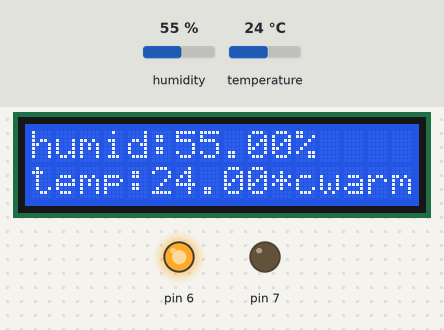
Bench run of a sketch on a simulated Arduino Uno, built with avr-gcc and run on an emulated ATmega328P. Shown: 16×2 character LCD, output pins drawn as LEDs (lit = HIGH). The inputs (shaded band) are chosen by the test bench; at power-on: temperature 24 °C, humidity 55 %. What the sketch prints to the serial monitor is not drawn.

Above: at 1.2 s.
1.3 s: temperature set to 26 °C
At 3.2 s:
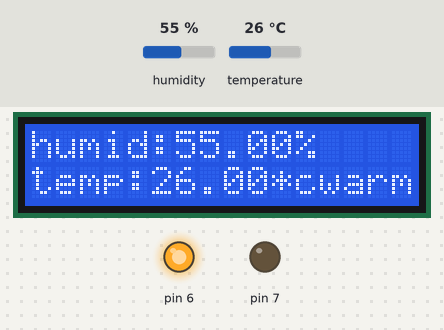
7.3 s: temperature set to 29 °C
At 8.8 s:
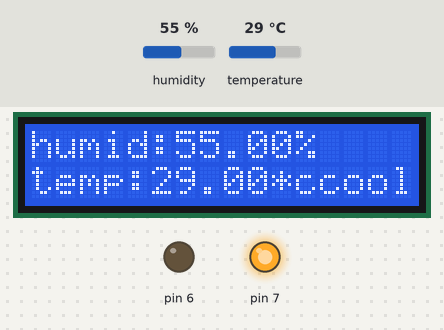
13.3 s: humidity set to 22 %
At 15.6 s:
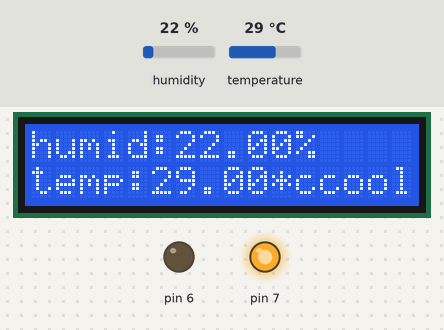
17.8 s: humidity set to 40 %
At 19.8 s:
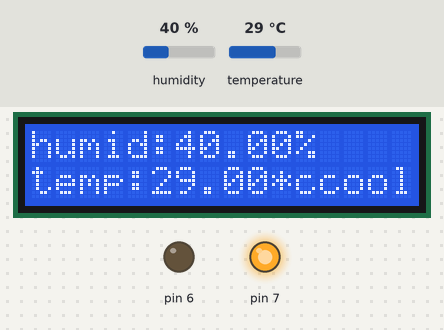
Timing chart, 0 to 21.3 s (numbered marks = the images above; inputs shaded):
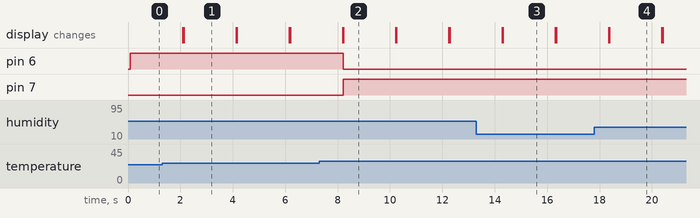

The sketch:

temp.ino
```cpp
#include <LiquidCrystal.h>
#include <DHT.h>
#define DHTPIN 9
#define DHTTYPE DHT11
DHT dht(DHTPIN, DHTTYPE);

const int rs = 12, en = 11, d4 = 5, d5 = 4, d6 = 3, d7 = 2;
LiquidCrystal lcd(rs, en, d4, d5, d6, d7);
float data;
float temp;
void setup() {
  lcd.begin(16, 2);
  pinMode(A0, INPUT);
  Serial.begin(9600);
  pinMode(6, OUTPUT);
  pinMode(7, OUTPUT);
  pinMode(9, INPUT);
  dht.begin();
}

void loop() {
  // data = analogRead(A0);
  // temp = data * 0.48828125;
  float humid = dht.readHumidity();
  float temp = dht.readTemperature();
  lcd.setCursor(0, 0);

  lcd.print("humid:");
  lcd.print(humid);
  lcd.print("%");
  lcd.setCursor(0, 1);
  lcd.print("temp:");
  lcd.print(temp);
  lcd.print("*c");

  Serial.print("temp:");
  Serial.print(temp);
  Serial.println("*c");

  Serial.print("humid:");
  Serial.print(humid);
  Serial.println("%");


  if (temp < 28) {
    digitalWrite(7, LOW);
    digitalWrite(6, HIGH);
    lcd.print("warm:)");
  } else {
    digitalWrite(6, LOW);
    digitalWrite(7, HIGH);

    lcd.print("cool:(");
  }
  delay(2000);
  lcd.clear();
}
```

Measured:
- the behaviour switches between 27 and 28 °C on temperature (found by bisection; images 1 and 2)
- after the input at 1.3 s, the display: first differs from a run without the input after 0.82 s (image 1)
- after the input at 7.3 s, pin 6: HIGH → LOW after 0.92 s; pin 7: LOW → HIGH after 0.92 s; the display: first differs from a run without the input after 0.92 s (image 2)
- after the input at 13.3 s, the display: first differs from a run without the input after 1.0 s (image 3)
- after the input at 17.8 s, the display: first differs from a run without the input after 0.57 s (image 4)
- what the display in image 1 shows lasts 2.0 s, from 2.1 s to 4.1 s
